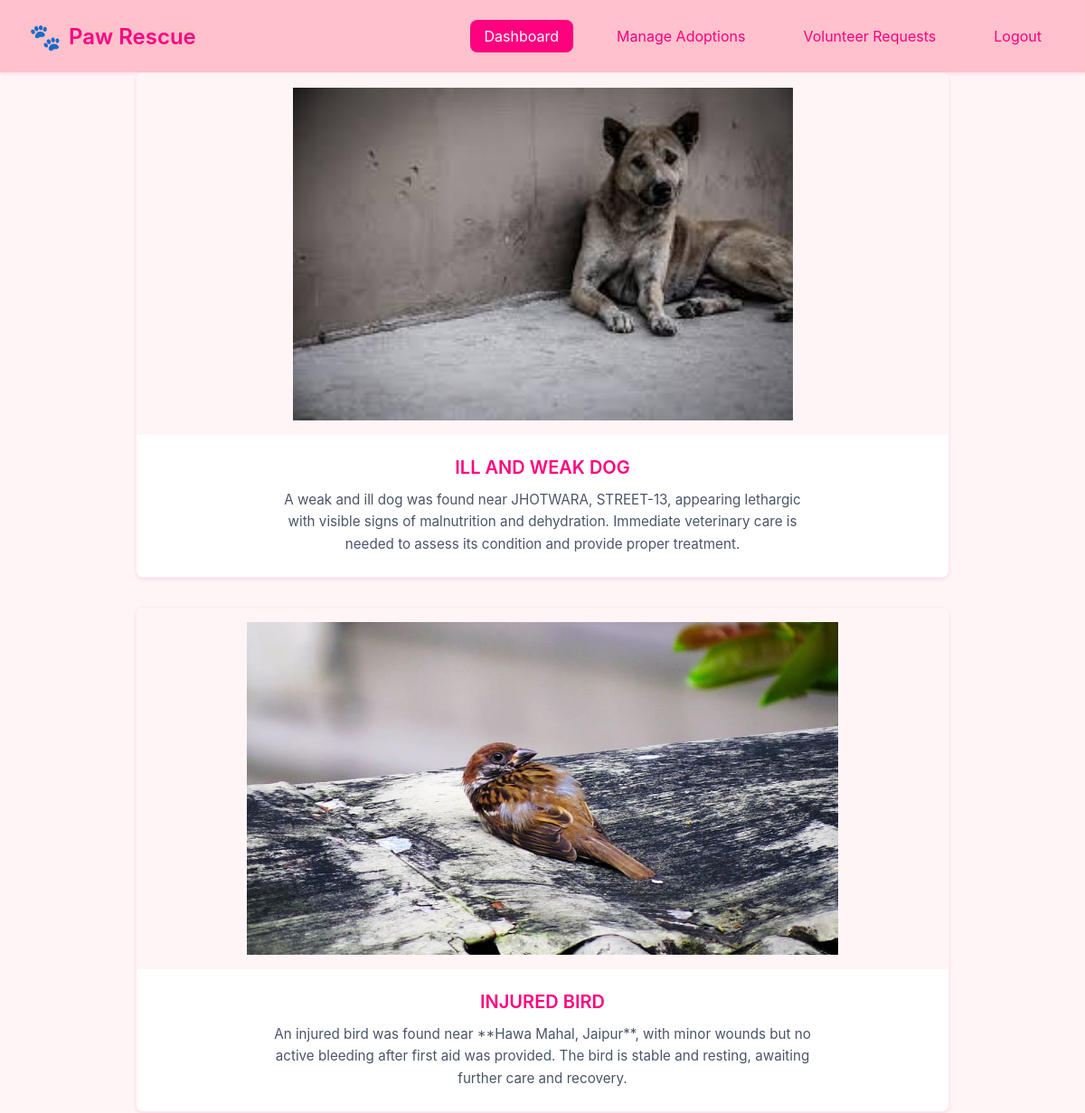
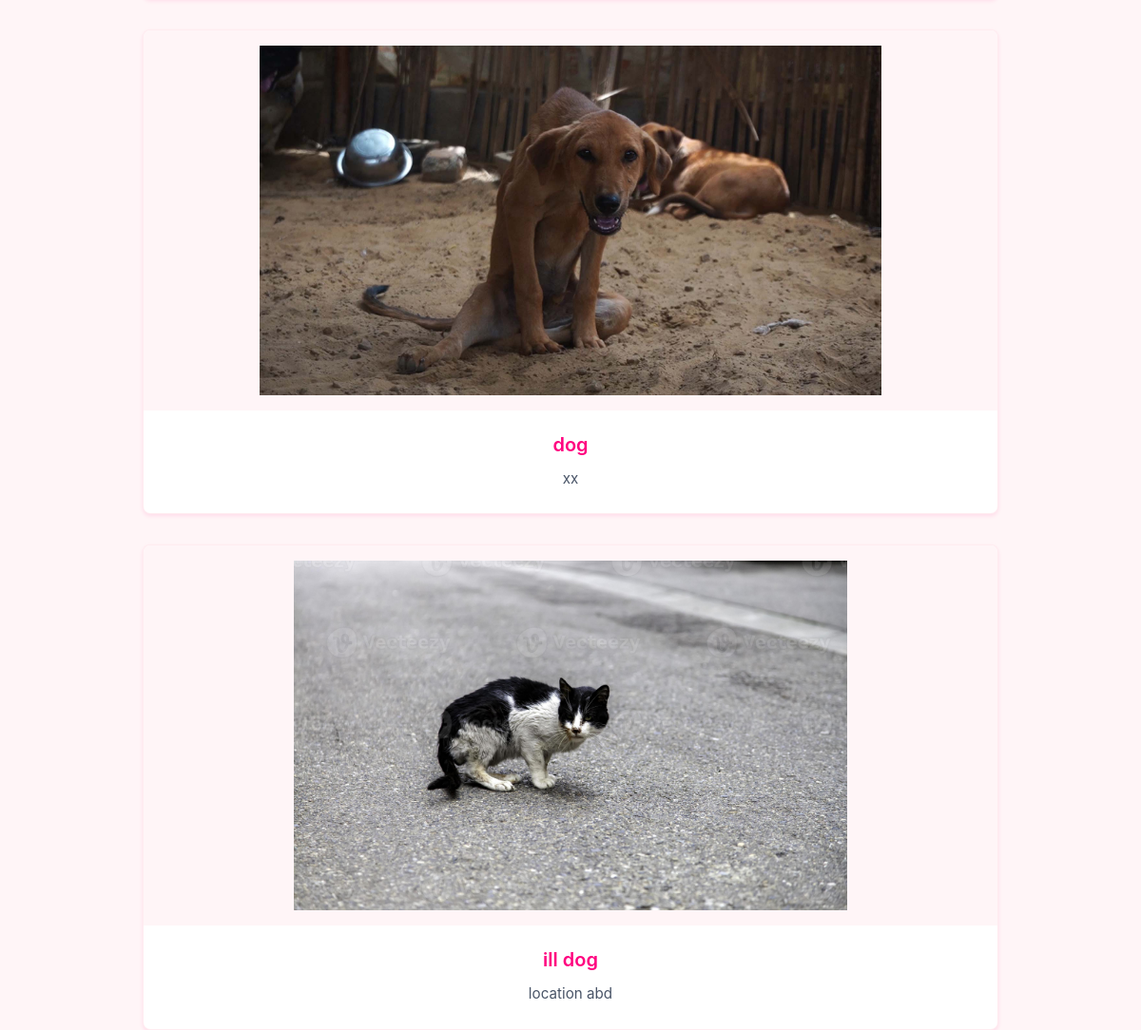
/adminpanel/dashboard/, run on the app's committed database (2 pictures, top to bottom).
### feed/models.py (models this page shows, shortened)
class Report(models.Model):
    title = models.CharField(max_length=255)
    description = models.TextField()
    image = models.ImageField(upload_to='reports/')
    user = models.ForeignKey(User, on_delete=models.CASCADE)
    created_at = models.DateTimeField(auto_now_add=True)

### adminpanel/views.py (the view)
# urls.py: path('dashboard/', views.admin_dashboard, name='admin_dashboard'),  # Correctly name the URL
def admin_dashboard(request):
    reports = Report.objects.all()
    return render(request, 'adminpanel/dashboard.html', {'reports': reports})

### templates/adminpanel/dashboard.html (shortened to what this page needs)
<!DOCTYPE html>
<html lang="en">
<head>
</head>
<body>
<nav class="navbar">
    <div class="logo">Paw Rescue</div>
    <ul class="nav-links">
        <li><a href="{% url 'adminpanel:admin_dashboard' %}" id="active">Dashboard</a></li>
        <li><a href="{% url 'adminpanel:user_adoption' %}">Manage Adoptions</a></li>
        <li><a href="{% url 'adminpanel:volunteer_list' %}">Volunteer Requests</a></li>
        <li><a href="{% url 'adminpanel:admin_logout' %}">Logout</a></li>
    </ul>
</nav>
<section class="feed">
    {% for report in reports %}
    <div class="post">
        <img src="{{ report.image.url }}" alt="{{ report.title }}">
        <div class="post-content">
            <h3>{{ report.title }}</h3>
            <p>{{ report.description }}</p>
        </div>
    </div>
    {% empty %}
    <p>No reports found. Be the first to report a stray!</p>
    {% endfor %}
</section>
</body>
</html>

### templates/adminpanel/dashboard.html (style rules this page uses)
* { margin: 0; padding: 0; box-sizing: border-box; font-family: 'Inter', sans-serif; }
body { background-color: #fff5f7; color: #4a5568; min-height: 100vh; }
.navbar { background-color: #FFC1CC; padding: 1.5rem 2rem; box-shadow: 0 2px 4px rgba(255, 0, 127, 0.1); display: flex; justify-content: space-between; align-items: center; height: 80px; }
.logo { font-weight: 600; color: #FF007F; font-size: 1.5rem; display: flex; align-items: center; gap: 0.5rem; }
.logo::before { content: '🐾'; font-size: 1.8rem; }
.nav-links { display: flex; gap: 2rem; list-style: none; height: 100%; align-items: center; }
.nav-links li { height: 100%; display: flex; align-items: center; }
.nav-links a { color: #FF007F; text-decoration: none; font-size: 1rem; padding: 0.5rem 1rem; border-radius: 0.5rem; transition: all 0.2s ease; }
#active { background-color: #FF007F; color: white; }
.feed { display: grid; gap: 2rem; max-width: 900px; margin: 0 auto; }
.post { background: white; border-radius: 0.5rem; overflow: hidden; box-shadow: 0 2px 4px rgba(255, 0, 127, 0.1); display: flex; flex-direction: column; align-items: center; border: 1px solid rgba(255, 193, 204, 0.3); transition: all 0.2s ease; }
.post img { width: 100%; height: 400px; object-fit: contain; background-color: #fff5f7; padding: 1rem; }
.post-content { padding: 1.5rem; text-align: center; width: 100%; }
.post-content h3 { color: #FF007F; font-size: 1.25rem; margin-bottom: 0.75rem; font-weight: 600; }
.post-content p { color: #4a5568; line-height: 1.6; font-size: 0.95rem; max-width: 600px; margin: 0 auto; }

### data on the page
Report: image (picture), title "ILL AND WEAK DOG", description "A weak and ill dog was found near JHOTWARA, STREET-13, appearing lethargic with visible signs of malnutrition and dehydration. Immediate veterinary care is needed to assess its condition and provide proper treatment."
Report: image (picture), title "INJURED BIRD", description "An injured bird was found near **Hawa Mahal, Jaipur**, with minor wounds but no active bleeding after first aid was provided. The bird is stable and resting, awaiting further care and recovery."
Report: image (picture), title "dog", description "xx"
Report: image (picture), title "ill dog", description "location abd"
